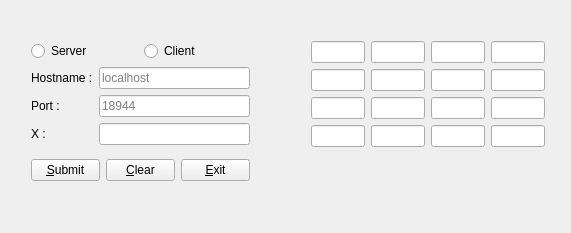
<?xml version="1.0" encoding="UTF-8"?>
<ui version="4.0">
 <class>MSimulator</class>
 <widget class="QMainWindow" name="MSimulator">
  <property name="geometry">
   <rect>
    <x>0</x>
    <y>0</y>
    <width>571</width>
    <height>233</height>
   </rect>
  </property>
  <property name="windowTitle">
   <string>MSimulator</string>
  </property>
  <widget class="QWidget" name="centralWidget">
   <widget class="QWidget" name="gridLayoutWidget">
    <property name="geometry">
     <rect>
      <x>300</x>
      <y>30</y>
      <width>256</width>
      <height>128</height>
     </rect>
    </property>
    <layout class="QGridLayout" name="ly_output">
     <item row="0" column="1">
      <widget class="QLineEdit" name="mat12"/>
     </item>
     <item row="1" column="2">
      <widget class="QLineEdit" name="mat23"/>
     </item>
     <item row="1" column="3">
      <widget class="QLineEdit" name="mat24"/>
     </item>
     <item row="1" column="0">
      <widget class="QLineEdit" name="mat21"/>
     </item>
     <item row="2" column="1">
      <widget class="QLineEdit" name="mat32"/>
     </item>
     <item row="0" column="0">
      <widget class="QLineEdit" name="mat11">
       <property name="enabled">
        <bool>true</bool>
       </property>
      </widget>
     </item>
     <item row="2" column="2">
      <widget class="QLineEdit" name="mat33"/>
     </item>
     <item row="0" column="2">
      <widget class="QLineEdit" name="mat13"/>
     </item>
     <item row="0" column="3">
      <widget class="QLineEdit" name="mat14"/>
     </item>
     <item row="2" column="0">
      <widget class="QLineEdit" name="mat31"/>
     </item>
     <item row="2" column="3">
      <widget class="QLineEdit" name="mat34"/>
     </item>
     <item row="1" column="1">
      <widget class="QLineEdit" name="mat22"/>
     </item>
     <item row="3" column="0">
      <widget class="QLineEdit" name="mat41"/>
     </item>
     <item row="3" column="1">
      <widget class="QLineEdit" name="mat42"/>
     </item>
     <item row="3" column="2">
      <widget class="QLineEdit" name="mat43"/>
     </item>
     <item row="3" column="3">
      <widget class="QLineEdit" name="mat44"/>
     </item>
    </layout>
   </widget>
   <widget class="QWidget" name="">
    <property name="geometry">
     <rect>
      <x>20</x>
      <y>30</y>
      <width>241</width>
      <height>162</height>
     </rect>
    </property>
    <layout class="QVBoxLayout" name="ly_input">
     <item>
      <layout class="QHBoxLayout" name="ly_Server">
       <item>
        <widget class="QRadioButton" name="btnServer">
         <property name="text">
          <string>Server</string>
         </property>
        </widget>
       </item>
       <item>
        <widget class="QRadioButton" name="btnClient">
         <property name="text">
          <string>Client</string>
         </property>
        </widget>
       </item>
      </layout>
     </item>
     <item>
      <layout class="QFormLayout" name="ly_3parameters">
       <property name="fieldGrowthPolicy">
        <enum>QFormLayout::AllNonFixedFieldsGrow</enum>
       </property>
       <property name="leftMargin">
        <number>0</number>
       </property>
       <item row="0" column="0">
        <widget class="QLabel" name="lbHostname">
         <property name="text">
          <string>Hostname :</string>
         </property>
        </widget>
       </item>
       <item row="0" column="1">
        <widget class="QLineEdit" name="leHostname">
         <property name="placeholderText">
          <string>localhost</string>
         </property>
        </widget>
       </item>
       <item row="1" column="0">
        <widget class="QLabel" name="lbPort">
         <property name="text">
          <string>Port :</string>
         </property>
        </widget>
       </item>
       <item row="1" column="1">
        <widget class="QLineEdit" name="lePort">
         <property name="placeholderText">
          <string>18944</string>
         </property>
        </widget>
       </item>
       <item row="2" column="0">
        <widget class="QLabel" name="lbX">
         <property name="text">
          <string>X :</string>
         </property>
        </widget>
       </item>
       <item row="2" column="1">
        <widget class="QLineEdit" name="leX"/>
       </item>
      </layout>
     </item>
     <item>
      <layout class="QHBoxLayout" name="ly_Submit">
       <property name="spacing">
        <number>6</number>
       </property>
       <item>
        <widget class="QPushButton" name="btnSubmit">
         <property name="text">
          <string>&amp;Submit</string>
         </property>
        </widget>
       </item>
       <item>
        <widget class="QPushButton" name="btnClear">
         <property name="text">
          <string>&amp;Clear</string>
         </property>
        </widget>
       </item>
       <item>
        <widget class="QPushButton" name="btnExit">
         <property name="text">
          <string>&amp;Exit</string>
         </property>
        </widget>
       </item>
      </layout>
     </item>
    </layout>
   </widget>
  </widget>
  <widget class="QMenuBar" name="menuBar">
   <property name="geometry">
    <rect>
     <x>0</x>
     <y>0</y>
     <width>571</width>
     <height>25</height>
    </rect>
   </property>
  </widget>
 </widget>
 <layoutdefault spacing="6" margin="11"/>
 <resources/>
 <connections/>
</ui>
